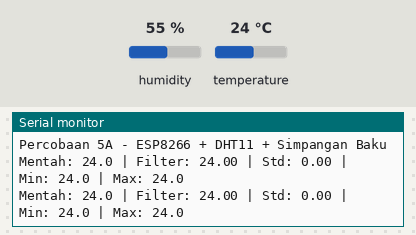
Recording of a sketch running on a simulated Arduino Uno, built with avr-gcc and run on an emulated ATmega328P. Parts: the last lines printed to the serial monitor. The inputs (shaded band) are chosen by the test bench; at power-on: temperature 24 °C, humidity 55 %.

Above: at 2.8 s.
2.9 s: temperature set to 12 °C
At 5.1 s:
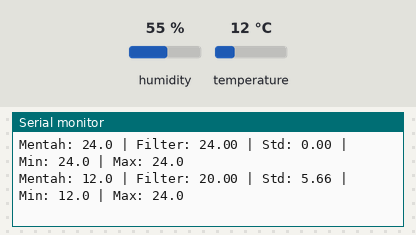
5.6 s: temperature set to 19 °C
At 7.5 s:
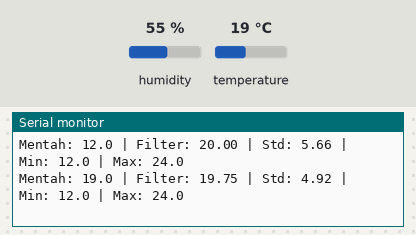
Timing chart, 0 to 9.0 s (numbered marks = the images above; inputs shaded):
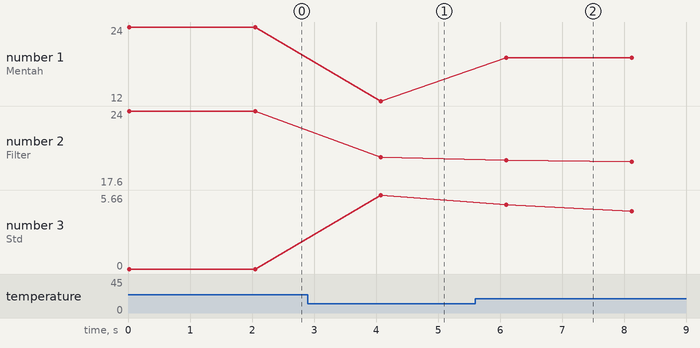

The sketch:

Jawaban5A.ino
```cpp
#include <DHT.h>

#define DHTPIN  4
#define DHTTYPE DHT11

DHT dht(DHTPIN, DHTTYPE);

const int N = 5;
float buffer[N];
int indeks = 0;
int jumlah = 0;

float suhuMin = 1000.0;
float suhuMax = -1000.0;

float hitungMovingAverage(float nilaiBaru) {
  buffer[indeks] = nilaiBaru;
  indeks = (indeks + 1) % N;
  if (jumlah < N) jumlah++;

  float total = 0;
  for (int i = 0; i < jumlah; i++) {
    total += buffer[i];
  }
  return total / jumlah;
}

// =========================================================================
// [TAMBAHAN 5A] FUNGSI MENGHITUNG SIMPANGAN BAKU (STANDAR DEVIASI)
// =========================================================================
float hitungSimpanganBaku(float rataRata) {
  // 1. Membuat variabel untuk menampung total dari (data - rata-rata) kuadrat
  float jumlahKuadrat = 0.0;

  // 2. Looping sebanyak data yang saat ini ada di dalam buffer
  for (int i = 0; i < jumlah; i++) {
    // 3. Menghitung selisih antara data ke-i dengan nilai rata-rata
    float selisih = buffer[i] - rataRata;

    // 4. Mengkuadratkan selisih (agar tidak negatif) dan menjumlahkannya
    jumlahKuadrat += selisih * selisih;
  }

  // 5. Jika data masih 1 atau 0, kembalikan 0 untuk mencegah error pembagian nol
  if (jumlah <= 1) return 0.0;

  // 6. Akarkan hasil (Total Kuadrat / Jumlah Data) menggunakan fungsi sqrt()
  return sqrt(jumlahKuadrat / jumlah);
}
// =========================================================================

void setup() {
  Serial.begin(115200);
  dht.begin();
  Serial.println("Percobaan 5A - ESP8266 + DHT11 + Simpangan Baku");
}

void loop() {
  float suhu = dht.readTemperature();

  if (isnan(suhu)) {
    Serial.println("Pembacaan gagal, data diabaikan");
  } else {
    float suhuFilter = hitungMovingAverage(suhu);

    // [TAMBAHAN] Memanggil fungsi hitungSimpanganBaku dengan parameter hasil filter
    float simpangan = hitungSimpanganBaku(suhuFilter);

    if (suhu < suhuMin) suhuMin = suhu;
    if (suhu > suhuMax) suhuMax = suhu;

    Serial.print("Mentah: ");
    Serial.print(suhu, 1);
    Serial.print(" | Filter: ");
    Serial.print(suhuFilter, 2);

    // [TAMBAHAN] Menampilkan nilai simpangan baku ke Serial Monitor
    Serial.print(" | Std: ");
    Serial.print(simpangan, 2);

    Serial.print(" | Min: ");
    Serial.print(suhuMin, 1);
    Serial.print(" | Max: ");
    Serial.println(suhuMax, 1);
  }

  delay(2000);
}
```

Measured:
- after the input at 2.9 s, the serial monitor: prints a new line after 1.2 s (image 1)
- after the input at 5.6 s, the serial monitor: prints a new line after 0.50 s (image 2)
- plotted number 1: 24 → 12 after the input at 2.9 s, 12 → 19 after the input at 5.6 s
- plotted number 2: 24 → 20 after the input at 2.9 s, 20 → 19 after the input at 5.6 s
- plotted number 3: 0 → 5.66 after the input at 2.9 s
